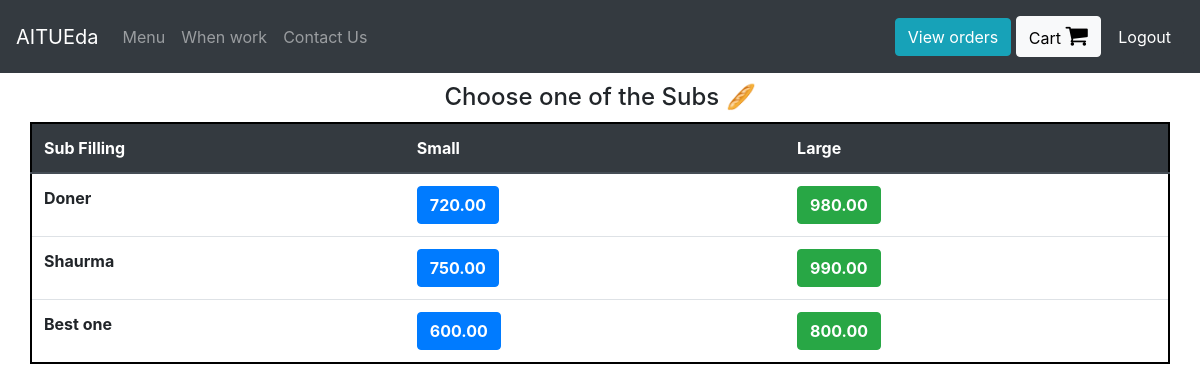
The app's page /Hawka (signed in) with its own data.
### orders/models.py (models this page shows, shortened)
class Hawka(models.Model):
    hawka = models.CharField(max_length=200)
    small_price = models.DecimalField(max_digits=6, decimal_places=2)
    large_price = models.DecimalField(max_digits=6, decimal_places=2)

### orders/views.py (the view)
# urls.py: path("Hawka", views.hawka, name="hawka"),
def hawka(request):
    if request.user.is_authenticated:
        return render(request, "orders/sub.html", context={"dishes": Hawka.objects.all})
    else:
        return redirect("orders:login")

### orders/templates/orders/sub.html
{% extends 'orders/header.html' %}
{% block content %}
    <div class="container">
      <h4 style="margin:10px; text-align:center;"> Choose one of the Subs &#x1f956 </h4>
      <div class="row justify-content-center" >
        <table class="table"  style="border: 2px solid black">
          <thead class="thead-dark">
            <tr>
              <th scope="col">Sub Filling</th>
              <th scope="col">Small</th>
              <th scope="col">Large</th>
            </tr>
          </thead>
          <tbody>
            {% for dish in dishes %}
              <tr>
                <th>{{dish.hawka}}</th>
                <td><button type="button" class="btn btn-primary" onclick="add_to_cart({item_description:'Small Sub - {{dish.sub_filling}}' , price:{{dish.small_price}} })"><strong>{{dish.small_price}}</strong></button></td>
                <td><button type="button" class="btn btn-success" onclick="add_to_cart({item_description:'Large Sub - {{dish.sub_filling}}' , price:{{dish.large_price}} })"><strong>{{dish.large_price}}</strong></button></td>
              </tr>
            {% endfor %}
          </tbody>
        </table>
      </div>
    </div>
{% endblock %}

### records on screen
Hawka: hawka "Doner", small_price "720.00", large_price "980.00"
Hawka: hawka "Shaurma", small_price "750.00", large_price "990.00"
Hawka: hawka "Best one", small_price "600.00", large_price "800.00"
